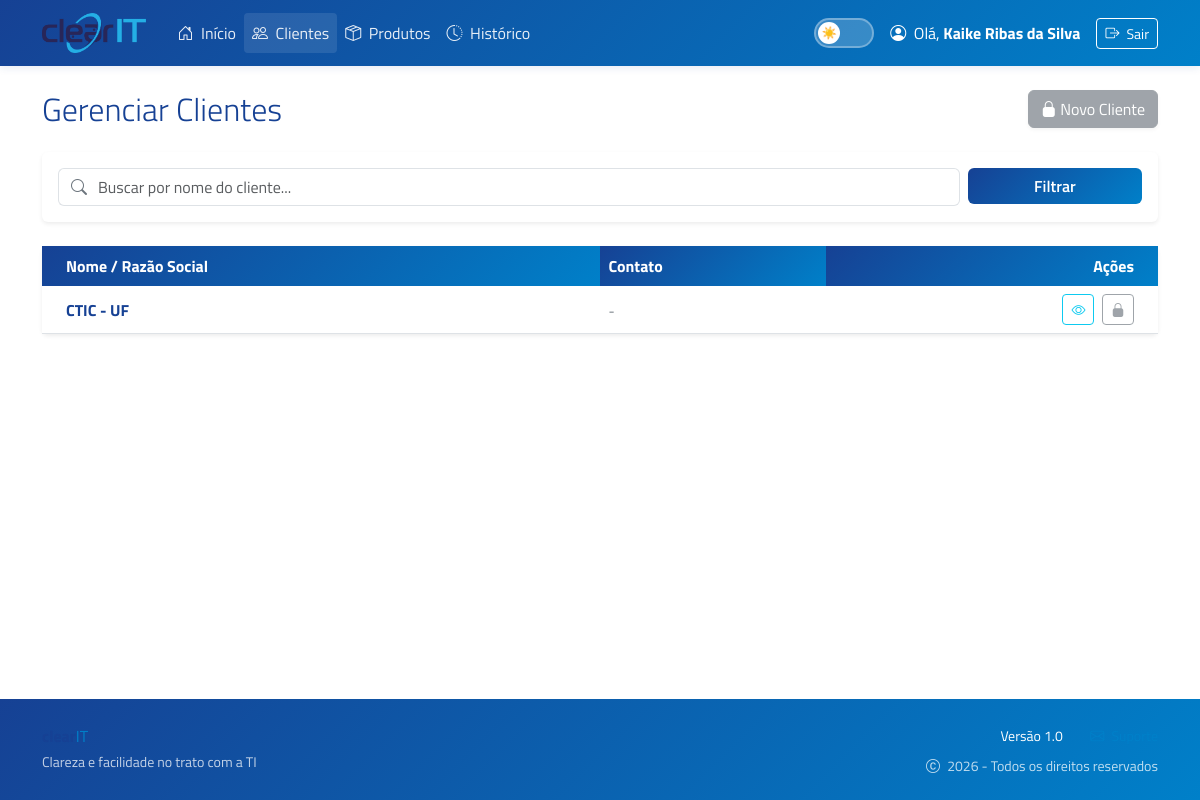
Screenshot of /clientes/ (signed in) with the database file from the repository.
### core/models.py (models this page shows, shortened)
class Employee(AbstractUser):
    LOGIN_CHOICES = [
        ('LOCAL', 'Senha Local'),
        ('MS', 'Microsoft SSO'),
        ('HYBRID', 'Híbrido'),
    ]
    microsoft_oid = models.CharField(
        max_length=255,
        unique=True,
        null=True,
        blank=True,
        verbose_name="Microsoft Object ID"
    )
    login_type = models.CharField(
        max_length=10,
        choices=LOGIN_CHOICES,
        default='LOCAL'
    )
    department = models.CharField(max_length=100, blank=True, null=True)

class Client(models.Model):
    name = models.CharField(max_length=255, unique=True, verbose_name="Nome do Cliente/Setor")
    class Meta:
        verbose_name = "Cliente"
        verbose_name_plural = "Clientes"

### core/views/clients.py (the view)
# urls.py: path('clientes/', clients.client_list, name='client_list'),
@login_required
def client_list(request):
    search_query = request.GET.get('search', '') # Pega o que foi digitado
    clients = Client.objects.all().order_by('name')
    if search_query:
        clients = clients.filter(name__icontains=search_query)
    context = {
        'clients': clients,
        'search_query': search_query # Devolve para manter escrito na caixinha
    }
    return render(request, 'core/clients/list.html', context)

### core/templates/core/clients/list.html (shortened to what this page needs)
{% extends 'core/base.html' %}
{% block content %}
<div class="row align-items-center mb-4">
    <div class="col-md-6">
        <h2 class="fw-light mb-0">Gerenciar Clientes</h2>
    </div>
    <div class="col-md-6 text-md-end mt-3 mt-md-0">
        {% if perms.core.add_client %}
            <a href="{% url 'client_create' %}" class="btn btn-success shadow-sm">
                <i class="bi bi-plus-lg"></i> Novo Cliente
            </a>
        {% else %}
            <span class="d-inline-block" tabindex="0" data-bs-toggle="tooltip" title="Apenas gestores podem cadastrar novos clientes">
                <button class="btn btn-secondary shadow-sm" disabled style="cursor: not-allowed;">
                    <i class="bi bi-lock-fill"></i> Novo Cliente
                </button>
            </span>
        {% endif %}
    </div>
</div>
<div class="card border-0 shadow-sm mb-4">
    <div class="card-body">
        <form method="get" class="row g-2">
            <div class="col-md-10">
                <div class="input-group">
                    <span class="input-group-text bg-white border-end-0"><i class="bi bi-search text-muted"></i></span>
                    <input type="text" name="search" class="form-control border-start-0 ps-0"
                           placeholder="Buscar por nome do cliente..."
                           value="{{ search_query }}">
                </div>
            </div>
            <div class="col-md-2">
                <button type="submit" class="btn btn-primary w-100">Filtrar</button>
            </div>
        </form>
    </div>
</div>
<div class="card shadow-sm border-0">
    <div class="card-body p-0">
        <div class="table-responsive">
            <table class="table table-hover align-middle mb-0">
                <thead class="table-light">
                    <tr>
                        <th class="ps-4">Nome / Razão Social</th>
                        <th>Contato</th> <th class="text-end pe-4">Ações</th>
                    </tr>
                </thead>
                <tbody>
                    {% for client in clients %}
                    <tr>
                        <td class="ps-4">
                            <span class="fw-bold">{{ client.name }}</span>
                        </td>
                        <td>
                            <span class="text-muted small">{{ client.phone|default:"-" }}</span>
                        </td>
                        <td class="text-end pe-4">
                            <button class="btn btn-sm btn-outline-info me-1"
                                    title="Ver equipamentos e histórico"
                                    hx-get="{% url 'client_history_modal' client.id %}"
                                    hx-target="#dialog-content"
                                    data-bs-toggle="modal"
                                    data-bs-target="#modalCliente">
                                <i class="bi bi-eye"></i>
                            </button>
                            {% if perms.core.change_client %}
                                <a href="{% url 'client_update' client.id %}" class="btn btn-sm btn-outline-primary" title="Editar dados">
                                    <i class="bi bi-pencil"></i>
                                </a>
                            {% else %}
                                <span class="d-inline-block" tabindex="0" data-bs-toggle="tooltip" title="Apenas gestores podem editar clientes">
                                    <button class="btn btn-sm btn-outline-secondary" disabled style="cursor: not-allowed;">
                                        <i class="bi bi-lock-fill"></i>
                                    </button>
                                </span>
                            {% endif %}
                        </td>
                    </tr>
                    {% endfor %}
                </tbody>
            </table>
        </div>
    </div>
</div>
{% endblock %}

### core/templates/core/base.html (shortened to what this page needs)
{% load static %}
<!DOCTYPE html>
<html lang="pt-br">
<head>
    <link href="https://cdn.jsdelivr.net/npm/bootstrap@5.3.0/dist/css/bootstrap.min.css" rel="stylesheet">
    <link rel="stylesheet" href="https://cdn.jsdelivr.net/npm/bootstrap-icons@1.13.1/font/bootstrap-icons.min.css">
    <link href="https://cdn.jsdelivr.net/npm/select2@4.1.0-rc.0/dist/css/select2.min.css" rel="stylesheet" />
    <link rel="stylesheet" href="https://cdn.jsdelivr.net/npm/select2-bootstrap-5-theme@1.3.0/dist/select2-bootstrap-5-theme.min.css" />
    <link rel="stylesheet" href="{% static 'core/css/clearit_theme.css' %}">
</head>
<body class="d-flex flex-column min-vh-100">
    <nav class="navbar navbar-expand-lg navbar-dark mb-4">
        <div class="container">
            <a class="navbar-brand d-flex align-items-center" href="{% url 'home' %}">
                <img src="{% static 'core/img/logo.png' %}"
                    alt="Logo ClearIT"
                    height="40"
                    class="d-inline-block align-text-top me-2">
            </a>
            <div class="collapse navbar-collapse" id="navbarContent">
                <div class="navbar-nav me-auto">
                    <a class="nav-link {% if request.resolver_match.url_name == 'home' %}active{% endif %}" href="{% url 'home' %}">
                        <i class="bi bi-house-door me-1"></i>
                        Início
                    </a>
                    <a class="nav-link {% if 'client' in request.path %}active{% endif %}" href="{% url 'client_list' %}">
                        <i class="bi bi-people me-1"></i>
                        Clientes
                    </a>
                    <a class="nav-link {% if 'product' in request.path %}active{% endif %}" href="{% url 'product_list' %}">
                        <i class="bi bi-box-seam me-1"></i>
                        Produtos
                    </a>
                    <a class="nav-link {% if 'historico' in request.path or 'movements' in request.path %}active{% endif %}" href="{% url 'movements_list' %}">
                        <i class="bi bi-clock-history me-1"></i>
                        Histórico
                    </a>
                </div>
                <div class="navbar-nav ms-auto d-flex align-items-center">
                    {% if user.is_authenticated %}
                        <span class="navbar-text text-white me-3 d-none d-md-block">
                            <i class="bi bi-person-circle me-1"></i>
                            Olá, <strong>{{ user.first_name|default:user.username }}</strong>
                        </span>
                        <a href="{% url 'account_logout' %}" class="btn btn-outline-light btn-sm">
                            <i class="bi bi-box-arrow-right me-1"></i>
                            Sair
                        </a>
                    {% else %}
                        <a href="{% url 'account_login' %}" class="btn btn-light btn-sm fw-bold">
                            <i class="bi bi-box-arrow-in-right me-1"></i>
                            Entrar
                        </a>
                    {% endif %}
                </div>
            </div>
        </div>
    </nav>
    <main class="container flex-grow-1 fade-in">
        {% block content %}{% endblock %}
    </main>
    <footer class="footer mt-auto py-4 bg-clearit-gradient text-white mt-5">
        <div class="container">
            <div class="row align-items-center">
                <div class="col-md-6 text-center text-md-start">
                    <h6 class="mb-1">
                        <strong>clear</strong><span style="color: #0080C9;">IT</span>
                    </h6>
                    <p class="mb-0 small opacity-75">
                        Clareza e facilidade no trato com a TI
                    </p>
                </div>
                <div class="col-md-6 text-center text-md-end">
                    <ul class="list-inline mb-0">
                        <li class="list-inline-item">
                            <span class="small">Versão 1.0</span>
                        </li>
                        <li class="list-inline-item ms-3">
                            <a href="mailto:kmaciel@clearit.com.br" class="text-white text-decoration-none small">
                                <i class="bi bi-envelope me-1"></i>
                            </a>
                        </li>
                    </ul>
                    <p class="mb-0 small opacity-75 mt-2">
                        <i class="bi bi-c-circle me-1"></i>
                        {% now "Y" %} - Todos os direitos reservados
                    </p>
                </div>
            </div>
        </div>
    </footer>
</body>
</html>

### core/static/core/css/clearit_theme.css (style rules this page uses)
:root { --clearit-azul-escuro: #164194; --clearit-azul-claro: #0080C9; --clearit-cinza: #9d9d9c; --clearit-laranja: #ef7d00; --clearit-verde: #00ab97; --clearit-amarelo: #ffcc00; --clearit-gradient: linear-gradient(135deg, #164194 0%, #0080C9 100%); --bg-primary: #ffffff; --bg-secondary: #f8f9fa; --bg-tertiary: #e9ecef; --text-primary: #164194; --text-secondary: #6c757d; --border-color: #dee2e6; --shadow: 0 2px 8px rgba(22, 65, 148, 0.1); --shadow-hover: 0 8px 16px rgba(22, 65, 148, 0.15); }
* { transition: background-color 0.3s ease, color 0.3s ease, border-color 0.3s ease; }
body { background-color: var(--bg-primary) !important; color: var(--text-primary) !important; font-family: 'Titillium Web', -apple-system, BlinkMacSystemFont, 'Segoe UI', sans-serif !important; }
.navbar { background: var(--clearit-gradient) !important; box-shadow: var(--shadow); }
.navbar-brand { font-weight: 700 !important; letter-spacing: 1px; color: white !important; }
.nav-link { color: rgba(255, 255, 255, 0.9) !important; font-weight: 500 !important; transition: all 0.3s ease; }
.nav-link.active { background-color: rgba(255, 255, 255, 0.1) !important; border-radius: 4px; }
h1, h2, h3, h4, h5, h6 { color: var(--text-primary) !important; }
.text-muted, .text-secondary, small.text-muted { color: var(--text-secondary) !important; }
.card { background-color: var(--bg-primary) !important; border-color: var(--border-color) !important; color: var(--text-primary) !important; box-shadow: var(--shadow); transition: all 0.3s ease; }
.card-body, .card-text, .card-title { color: inherit !important; background-color: transparent !important; }
.table-responsive, .table-responsive * { background-color: transparent !important; }
.table { background-color: transparent !important; color: var(--text-primary) !important; }
.table thead th { background: var(--clearit-gradient) !important; color: white !important; border: none !important; }
.table tbody { background-color: transparent !important; }
.table tbody tr { background-color: var(--bg-primary) !important; }
.table tbody td { background-color: transparent !important; }
.btn-primary { background: var(--clearit-gradient) !important; border: none !important; color: white !important; font-weight: 600; transition: all 0.3s ease; }
.btn-outline-light { color: white !important; border-color: white !important; }
.btn-outline-secondary { color: var(--text-secondary) !important; border-color: var(--text-secondary) !important; }
.form-control, .form-select, input[type="text"], input[type="email"], input[type="password"], input[type="number"], input[type="date"], textarea, select { background-color: var(--bg-primary) !important; color: var(--text-primary) !important; border-color: var(--border-color) !important; }
a:not(.btn):not(.nav-link) { color: var(--clearit-azul-claro) !important; }
.footer { background-color: var(--bg-primary) !important; border-top-color: var(--border-color) !important; color: var(--text-secondary) !important; }
.footer.bg-clearit-gradient { background: var(--clearit-gradient) !important; color: white !important; }
.container, .container-fluid { background-color: transparent !important; }
.fade-in { animation: fadeIn 0.5s ease; }
.bg-clearit-gradient { background: var(--clearit-gradient) !important; color: white !important; }
.table td, .table th { color: var(--text-primary) !important; }
.table thead th { color: white !important; }
.table tbody tr td { color: var(--text-primary) !important; }

### rows the page displays
Employee: first_name "Kaike Ribas da Silva"
Client: name "CTIC - UF", phone "-"
